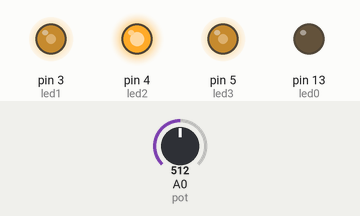
Recording of a sketch running on a simulated Arduino Uno, built with avr-gcc and run on an emulated ATmega328P. Shown: output pins drawn as LEDs (lit = HIGH). The test bench sets the inputs (shaded band); at power-on: A0 (pot) = 512.

Above: at 1.2 s.
1.3 s: A0 (pot) set to 716
At 1.9 s:
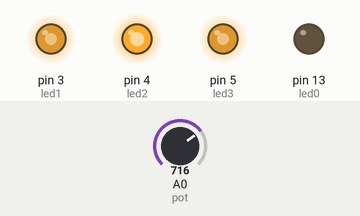
2.8 s: A0 (pot) set to 900
At 3.1 s:
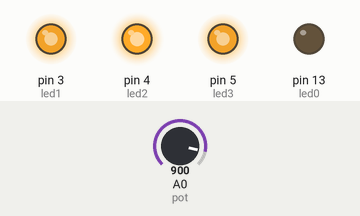
4.3 s: A0 (pot) set to 511
At 5.4 s:
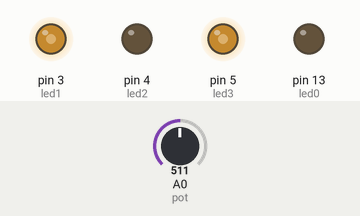
5.8 s: A0 (pot) set to 122
At 6.6 s:
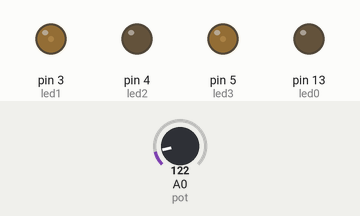
7.3 s: A0 (pot) set to 0
At 7.7 s:
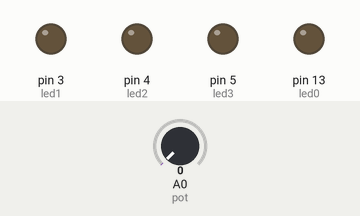
Timing chart, 0 to 9.8 s (numbered marks = the images above; inputs shaded):
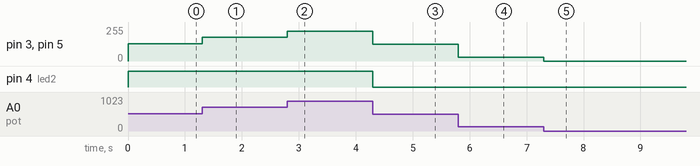

The sketch:

fw3.ino
```cpp
#include <Encoder.h>

int led0 = 13;
int led1 = 3;
int led2 = 4;
int led3 = 5;

int pot = 14;
int pot_val = 0;
long pos  = 0;


void setup()
{
  pinMode(led0, OUTPUT);
  pinMode(led1, OUTPUT);
  pinMode(led2, OUTPUT);
  pinMode(led3, OUTPUT);

  pinMode(pot, INPUT);


}


void loop()
{

  pot_val = analogRead(pot);
  analogWrite(led1, pot_val / 4);
  analogWrite(led2, pot_val / 4);
  analogWrite(led3, pot_val / 4);


}
```

Measured:
- after the input at 1.3 s, pin 3 (led1), pin 5 (led3): 128/255 → 179/255 at once
- after the input at 2.8 s, pin 3 (led1), pin 5 (led3): 179/255 → 225/255 at once
- after the input at 4.3 s, pin 3 (led1), pin 5 (led3): 225/255 → 127/255 at once; pin 4 (led2): HIGH → LOW at once
- after the input at 5.8 s, pin 3 (led1), pin 5 (led3): 127/255 → 30/255 at once
- after the input at 7.3 s, pin 3 (led1), pin 5 (led3): 30/255 → 0/255 at once
